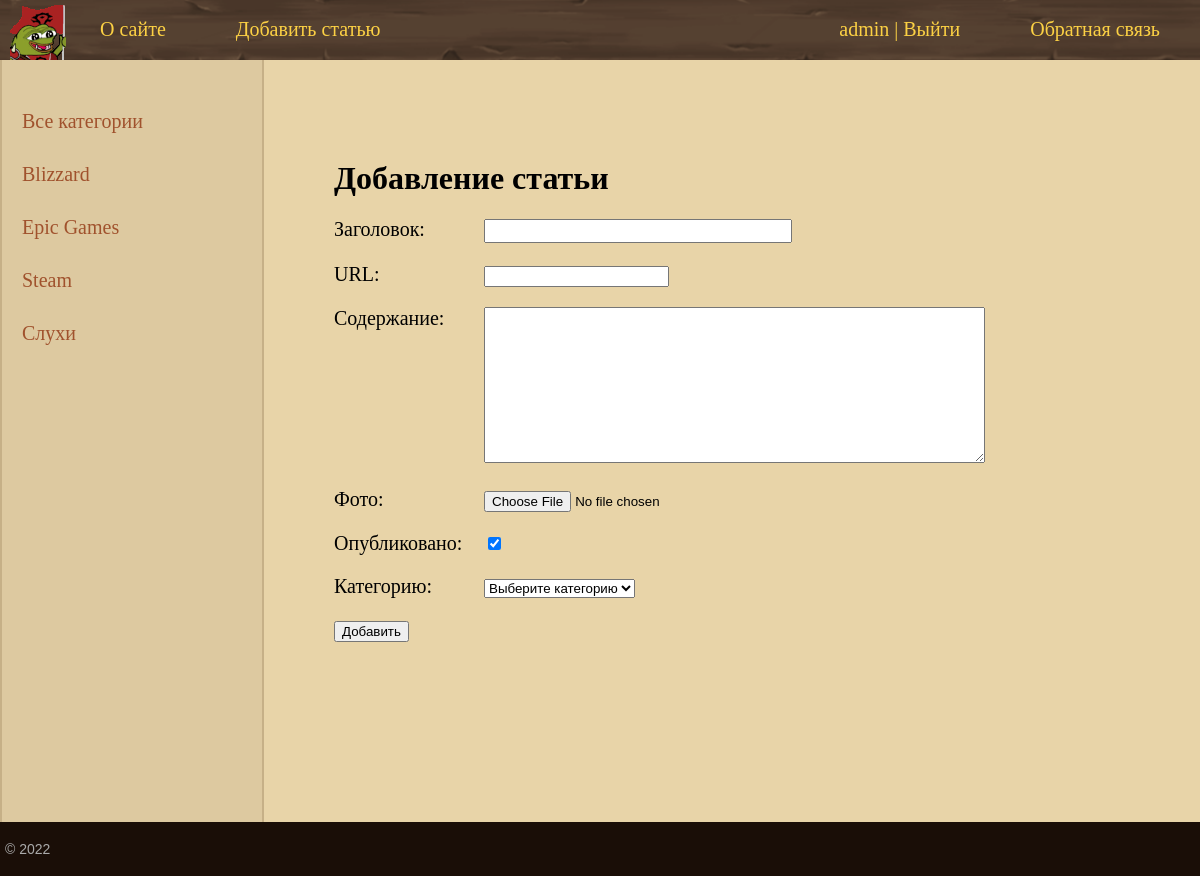
The page /blog/addpage/ (signed in) on the database its author committed.
### main/models.py (models this page shows)
class Category(models.Model):
    name = models.CharField(max_length=100, db_index=True, verbose_name='Название')
    slug = models.SlugField(max_length=255, unique=True, db_index=True, verbose_name='URL')
    def __str__(self):
        return self.name
    def get_absolute_url(self):
        return reverse('category', kwargs={'cat_slug': self.slug})
    class Meta:
        verbose_name = 'Категорию'
        verbose_name_plural = 'Категории'
        ordering = ['id']

### main/views.py (the view)
# urls.py: path('addpage/', views.AddPage.as_view(), name='add_page'),
class AddPage(CreateView):
    form_class = AddPostForm
    template_name = 'main/addpage.html'
    success_url = reverse_lazy('home')
    def get_context_data(self, *, object_list=None, **kwargs):
        context = super().get_context_data(**kwargs)
        context['title'] = 'Добавление статьи'
        context['menu'] = menu
        return context

### main/forms.py (shortened to what this page needs)
class AddPostForm(forms.ModelForm):
    def __init__(self, *args, **kwargs):
        super().__init__(*args, **kwargs)
        self.fields['cat'].empty_label = 'Выберите категорию'
    class Meta:
        model = Post
        fields = ['title', 'slug', 'content', 'photo', 'is_published', 'cat']
        widgets = {
            'title': forms.TextInput(attrs={'class': 'form-input'}),
            'content': forms.Textarea(attrs={'cols': 60, 'rows': 10}),
        }

### main/templatetags/main_tags.py (called while the page is built)
@register.inclusion_tag('main/list_categories.html')
def get_categories(sort=None, cat_selected=0):
    if not sort:
        cats = Category.objects.all()
    else:
        cats = Category.objects.order_by(sort)
    return {"cats": cats}

### main/templates/main/addpage.html (shortened to what this page needs)
{% extends 'main/base.html' %}
{% block content %}
<h1>{{title}}</h1>
<form action="{% url 'add_page' %}" method="post" enctype="multipart/form-data">
    {% for f in form %}
    <p><label class="form-label" for="{{ f.id_for_label }}">{{f.label}}: </label>{{ f }}</p>
    {% endfor %}
    <button type="submit">Добавить</button>
</form>
{% endblock %}

### main/templates/main/base.html (shortened to what this page needs)
{% load static %}
{% load main_tags %}
<!DOCTYPE html>
<html>
<head>
	<link type="text/css" href="{% static 'main/css/styles.css' %}" rel="stylesheet" />
</head>
<body>
<table class="table-page" border=0 cellpadding="0" cellspacing="0">
<tr><td valign=top>
{% block mainmenu %}
		<div class="header">
			<ul id="mainmenu" class="mainmenu">
			<li class="logo"><a href="{% url 'home' %}"><div class="logo"></div></a></li>
{% for m in menu %}
	{% if not forloop.last %}
			<li><a href="{% url m.url_name %}">{{m.title}}</a></li>
	{% else %}
			<li class="last"><a href="{% url m.url_name %}">{{m.title}}</a></li>
	{% endif %}
{% endfor %}
			{% if request.user.is_authenticated %}
			<li class="last"> {{user.username}} | <a href="{% url 'logout' %}">Выйти</a></li>
			{% else %}
			<li class="last"><a href="{%url 'register' %}">Регистрация</a> | <a href="{% url 'login' %}">Войти</a></li>
			{% endif %}
			</ul>
		</div>
{% endblock mainmenu %}
<table class="table-content" border=0 cellpadding="0" cellspacing="0">
<tr>
	<td valign="top" class="left-chapters">
	<ul id="leftchapters">
{% if cat_selected == 0 %}
		<li class="selected">Все категории</li>
{% else %}
		<li><a href="{% url 'home' %}">Все категории</a></li>
{% endif %}
{% get_categories 'name' cat_selected %}
	</ul>
</td>
<td valign="top" class="content">
	<div class="content-text">
{% block content %}{% endblock %}
	</div>
</td></tr></table>
</td></tr>
<tr><td valign=top>
	<div id="footer">
		<p>&copy; 2022</p>
	</div>
</td></tr></table>
</body>
</html>

### main/templates/main/list_categories.html
{% for c in cats %}
    {% if c.pk == cat_selected %}
        <li class="selcted">{{c.name}}</li>
    {% else %}
        <li><a href="{{c.get_absolute_url}}">{{c.name}}</a></li>
    {% endif %}
{% endfor %}

### main/static/main/css/styles.css (style rules this page uses)
html, body { font-family: 'Impact'; margin: 0; padding: 0; height: 100%; width: 100%; background: #e8d4a8; color: #444; }
a { color: #0059b2; text-decoration: none; }
.table-page { width: 100%; height: 100%; vertical-align: top; }
.table-page tr { height: 100%; }
.header { background: url('../images/phon.png') center repeat-x; height: 60px; }
.logo { background: url('../images/picture.png') no-repeat 10px 5px; width: 70px; height: 60px; }
ul.mainmenu { list-style: none; margin: 0; padding: 0; height: 60px; color: #fcd144; font-size: 20px; overflow: hidden; }
ul.mainmenu li { float: left; margin: 18px 40px 0 30px; }
ul.mainmenu li.logo { margin: 0; }
ul.mainmenu li.last { float: right; }
ul.mainmenu li a { color: #fcd144; text-decoration: none; }
.table-content { width: 100%; min-height: 100%; height: 100%; }
.left-chapters { margin: 0; background: #ddc9a0; border-right: 2px solid #c6b087; border-left: 2px solid #c6b087; min-height: 100%; }
.left-chapters ul { width: 230px; min-height: 100%; margin: 0; padding: 20px 10px 10px 20px; list-style: none; font-size: 20px; }
.left-chapters ul li { margin: 30px 0 0 0; color: #999; }
.left-chapters ul li a { color: #a0522d; text-decoration: none; }
.content { padding: 40px 20px 20px 40px; width: 100%; box-sizing: border-box; min-height: 100px; padding-bottom: 180px; }
.content-text { margin: 60px 0 0 30px; color: #000; font-size: 20px; font-family: Yandex Sans Display Light; }
.content-text h1 { font-size: 32px; }
#footer { box-sizing: border-box; background: #1a0e07; padding: 5px; color: #aaa; font-size: 14px; font-family: Verdana, Geneva, Arial, Helvetica; text-align: left; overflow: hidden; }
.form-input { width: 300px; font-size: 16px; }
.form-label { display: inline-block; min-width: 150px; vertical-align: top; }

### rows shown on the page
Category: name "Blizzard"
Category: name "Epic Games"
Category: name "Steam"
Category: name "Слухи"

### other values the page prints
{{ m.title }} "О сайте" "Добавить статью"
{{ m.title }} "Обратная связь"
{{ user.username }} "admin"
{{ title }} "Добавление статьи"
{{ f.label }} "Заголовок" "URL" "Содержание" "Фото" "Опубликовано" "Категорию"
